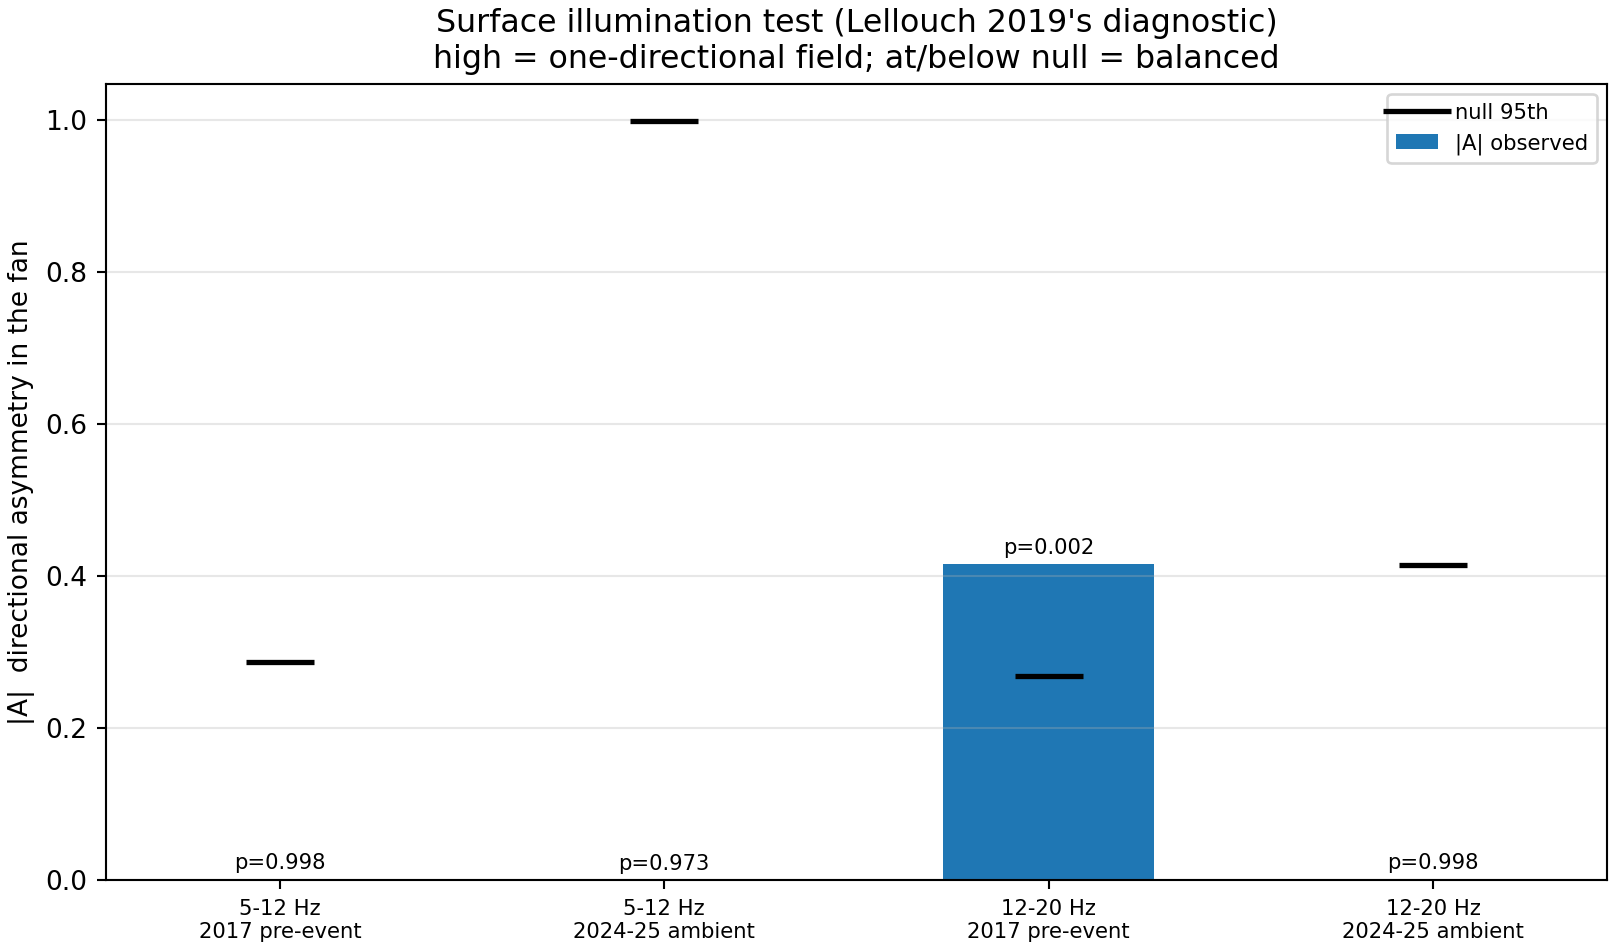

Write Python code to recreate this figure.
#!/usr/bin/env python3
"""Is the ambient field illuminated from the surface?  Lellouch's own diagnostic.

WHY THIS IS THE TEST THAT DECIDES WHETHER RECOVERY IS POSSIBLE.

Lellouch et al. (2019, JGR 10.1029/2019JB017533) did not assume a downgoing P
existed -- they inferred it.  Their stated evidence that the dominant ambient
sources are at the surface is the AMPLITUDE ASYMMETRY between downgoing and
upgoing energy: "the strong signals of these downgoing waves compared to the
upgoing ones suggest that the dominant ambient field sources originate at the
surface" (citing Zhou & Paulssen 2017).  Behm (2016, Geophys. Prospect.
10.1111/1365-2478.12424) reaches the same conclusion independently for borehole
arrays in a producing oil field: the interferograms "clearly indicate an origin
of the ambient seismic energy from above the arrays, thus suggesting surface
activities as sources", and there body-wave retrieval worked from as little as
30 s of noise.

That last number is the important one for us.  Under good illumination, 30 s is
enough.  Our stacks go the other way: 6 days give min p = 0.1345 and a coherent
96 h stack gives p = 0.9184 -- MORE data, WORSE result.  A signal that never
converges under stacking is not a weak signal, it is an absent one.  The
mechanism for absence would be missing illumination.

THE MEASUREMENT, and why it needs no sign convention.  A one-sided illumination
produces energy travelling predominantly ONE way along the fibre, i.e. an
imbalance between +k and -k at positive frequency.  Define

    A = (E(+k) - E(-k)) / (E(+k) + E(-k))        over the body-wave fan

|A| near 1 means strongly one-directional; |A| near 0 means balanced.  Which sign
corresponds to "downgoing" depends on the channel-ordering convention, and this
project has an explicit constant for that (BRANCH_LAG_SIGN in
ambient_signed_fk_v2.py) precisely because it is easy to get wrong -- so this
script deliberately reports only |A|, which is convention-free.  The question
"is there a preferred direction at all" does not require knowing which one.

CONTROL.  |A| is not zero for a finite sample even when the field is balanced,
because of estimation noise.  The null is built by the same statistic on a
phase-randomised version of the same spectrum, which preserves the power
spectrum and destroys any directional preference, repeated to give a
distribution.  A measured |A| inside that distribution is not evidence of
illumination.

Both epochs are measured, from the SAME census products, so the 2017 pre-event
noise (verified genuine pre-event by lellouch2017_window_audit.py: arrivals at
4.100 s and 4.916 s of 5.00 s, both after the 2.5 s cut) acts as the positive
control -- Lellouch reported asymmetry there, so this arm should show it.

Reads census .npz only. Output: ambient_directional_asymmetry.{png,txt}
"""
from __future__ import annotations

from pathlib import Path

import numpy as np
import matplotlib
matplotlib.use("Agg")
import matplotlib.pyplot as plt

HERE = Path(__file__).resolve().parent
STEM = HERE / "ambient_directional_asymmetry"
V_LO, V_HI = 2500.0, 4000.0
NULL_COUNT = 400
SEED = 20260819


def fan_asymmetry(P, k, f, fmin, fmax, v_lo=V_LO, v_hi=V_HI):
    """|A| = |E(+k) - E(-k)| / (E(+k) + E(-k)) over the body-wave fan.

    POSITIVE FREQUENCIES ONLY.  For real input, P(-k,-f) = P(k,f), so a budget
    taken over all f would make +k and -k identical by construction and force
    A = 0.  Restricting to f > 0 makes the two signs physically distinct
    directions.  Getting this wrong would produce a guaranteed null result that
    looks like a finding.
    """
    K, F = np.meshgrid(k, f, indexing="ij")
    pos_f = (F >= fmin) & (F <= fmax)          # strictly positive frequencies
    with np.errstate(divide="ignore", invalid="ignore"):
        v = np.where(np.abs(K) > 0, F / np.abs(K), np.inf)
    fan = pos_f & (v >= v_lo) & (v <= v_hi)
    up = fan & (K > 0)
    dn = fan & (K < 0)
    e_up, e_dn = float(P[up].sum()), float(P[dn].sum())
    total = e_up + e_dn
    if total <= 0 or up.sum() < 4 or dn.sum() < 4:
        return None
    return dict(asym=abs(e_up - e_dn) / total, e_plus=e_up, e_minus=e_dn,
                cells=int(up.sum() + dn.sum()),
                fan_share=100.0 * total / float(P[pos_f].sum()))


def null_asymmetry(P, k, f, fmin, fmax, rng, n=NULL_COUNT):
    """Same statistic on spectra whose +k/-k assignment is randomised.

    The power values inside the fan are shuffled between the +k and -k halves.
    This preserves the total fan energy and the marginal distribution of cell
    powers while destroying any directional preference, which is exactly the
    null hypothesis "no preferred propagation direction".
    """
    K, F = np.meshgrid(k, f, indexing="ij")
    pos_f = (F >= fmin) & (F <= fmax)
    with np.errstate(divide="ignore", invalid="ignore"):
        v = np.where(np.abs(K) > 0, F / np.abs(K), np.inf)
    fan = pos_f & (v >= V_LO) & (v <= V_HI)
    up, dn = fan & (K > 0), fan & (K < 0)
    pool = np.concatenate([P[up].ravel(), P[dn].ravel()])
    n_up = int(up.sum())
    out = np.empty(n)
    for i in range(n):
        s = rng.permutation(pool)
        a, b = float(s[:n_up].sum()), float(s[n_up:].sum())
        out[i] = abs(a - b) / (a + b) if (a + b) > 0 else 0.0
    return out


def main():
    log = []
    def say(s):
        print(s, flush=True); log.append(s)

    say("Directional asymmetry of the ambient field in the body-wave fan")
    say("  This is Lellouch et al. (2019)'s own diagnostic for surface")
    say("  illumination: downgoing energy strongly exceeding upgoing.")
    say("  Reported as |A| only -- convention-free, see module docstring.")
    say("  Fan %.0f-%.0f m/s, positive frequencies only." % (V_LO, V_HI))
    say("")

    sources = [("5-12 Hz", "ambient_apparent_velocity_census_5-12Hz_k0rm.npz", 5.0, 12.0),
               ("12-20 Hz", "ambient_apparent_velocity_census_12-20Hz_k0rm.npz", 12.0, 20.0)]
    rng = np.random.default_rng(SEED)
    rows = []
    for label, name, lo, hi in sources:
        p = HERE / name
        if not p.is_file():
            say("  (missing, skipped: %s)" % name)
            continue
        d = np.load(p, allow_pickle=True)
        say("=== %s ===" % label)
        for epoch, Pk, kk, ff in (("2017 pre-event", "P17", "k17", "f17"),
                                  ("2024-25 ambient", "P24", "k24", "f24")):
            if Pk not in d.files:
                say("  %-16s not in product" % epoch)
                continue
            res = fan_asymmetry(d[Pk], d[kk], d[ff], lo, hi)
            if res is None:
                say("  %-16s too few fan cells to measure" % epoch)
                continue
            nulls = null_asymmetry(d[Pk], d[kk], d[ff], lo, hi, rng)
            n95 = float(np.percentile(nulls, 95))
            pval = float((np.sum(nulls >= res["asym"]) + 1) / (len(nulls) + 1))
            say("  %-16s |A| = %.4f  (null 95th %.4f, p = %.4f)  fan holds %.2f%% "
                "of in-band energy over %d cells"
                % (epoch, res["asym"], n95, pval, res["fan_share"], res["cells"]))
            rows.append((label, epoch, res["asym"], n95, pval, res["fan_share"]))
        say("")

    if not rows:
        raise SystemExit("no census products found; run the census first")

    say("=== interpretation ===")
    got = {}
    for label, epoch, a, n95, pv, share in rows:
        got.setdefault(epoch, []).append((label, a, pv, share))
    for epoch, items in got.items():
        sig = [i for i in items if i[2] < 0.05]
        say("  %-16s significant asymmetry in %d of %d bands"
            % (epoch, len(sig), len(items)))
    e24 = got.get("2024-25 ambient", [])
    e17 = got.get("2017 pre-event", [])
    if e17 and e24:
        s17 = sum(1 for i in e17 if i[2] < 0.05)
        s24 = sum(1 for i in e24 if i[2] < 0.05)
        say("")
        if s17 > 0 and s24 == 0:
            say("  THE MISSING INGREDIENT. The 2017 pre-event noise carries a")
            say("  significant directional preference in the body-wave fan and the")
            say("  2024-25 ambient field does not. Lellouch's inference of surface")
            say("  sources rests on exactly that asymmetry, so this says the")
            say("  2024-25 field is NOT illuminated from the surface in this band.")
            say("  A downgoing P cannot be recovered from a field that has no net")
            say("  downgoing energy: no filter can create a propagation direction")
            say("  that is not in the data. This is consistent with Behm (2016),")
            say("  where 30 s sufficed under good illumination, and with our stacks")
            say("  getting WORSE with more data (96 h coherent stack p = 0.9184).")
        elif s24 > 0:
            say("  The 2024-25 field DOES carry a significant directional")
            say("  preference in the body-wave fan. Illumination is therefore not")
            say("  the blocker, and recovery should be pursued: the obstacle is the")
            say("  static fixed-k pattern (AMBIENT_LOWK_MECHANISM.md), which is a")
            say("  spatial-domain problem with a spatial-domain remedy.")
        elif s17 == 0:
            say("  NEITHER epoch shows significant asymmetry. The 2017 arm is the")
            say("  positive control -- Lellouch reported asymmetry in this data --")
            say("  so a null there means THIS MEASUREMENT lacks the sensitivity to")
            say("  decide, most likely because only ~5 s of 2017 noise exists.")
            say("  No conclusion about 2024-25 illumination may be drawn from it.")
    say("")
    say("  LIMITS: 2017 is ~5 s of pre-event noise from two records, so its")
    say("  estimate is noisy; the fan is the frozen 2500-4000 m/s selection; and")
    say("  |A| measures a preferred direction ALONG THE FIBRE, which in a near-")
    say("  vertical borehole is close to but not exactly vertical.")

    if rows:
        fig, ax = plt.subplots(figsize=(8.5, 5), constrained_layout=True)
        labels = ["%s\n%s" % (r[0], r[1]) for r in rows]
        x = np.arange(len(rows))
        ax.bar(x, [r[2] for r in rows], 0.55,
               color=["tab:blue" if "2017" in r[1] else "tab:red" for r in rows],
               label="|A| observed")
        ax.plot(x, [r[3] for r in rows], "k_", ms=26, mew=2, label="null 95th")
        for i, r in enumerate(rows):
            ax.annotate("p=%.3f" % r[4], (i, r[2]), textcoords="offset points",
                        xytext=(0, 4), ha="center", fontsize=8)
        ax.set_xticks(x); ax.set_xticklabels(labels, fontsize=8)
        ax.set(ylabel="|A|  directional asymmetry in the fan",
               title="Surface illumination test (Lellouch 2019's diagnostic)\n"
                     "high = one-directional field; at/below null = balanced")
        ax.legend(fontsize=8); ax.grid(alpha=.3, axis="y")
        fig.savefig(str(STEM) + ".png", dpi=190)
    Path(str(STEM) + ".txt").write_text("\n".join(log) + "\n")
    say("")
    say("wrote %s.{png,txt}" % STEM.name)


if __name__ == "__main__":
    main()
